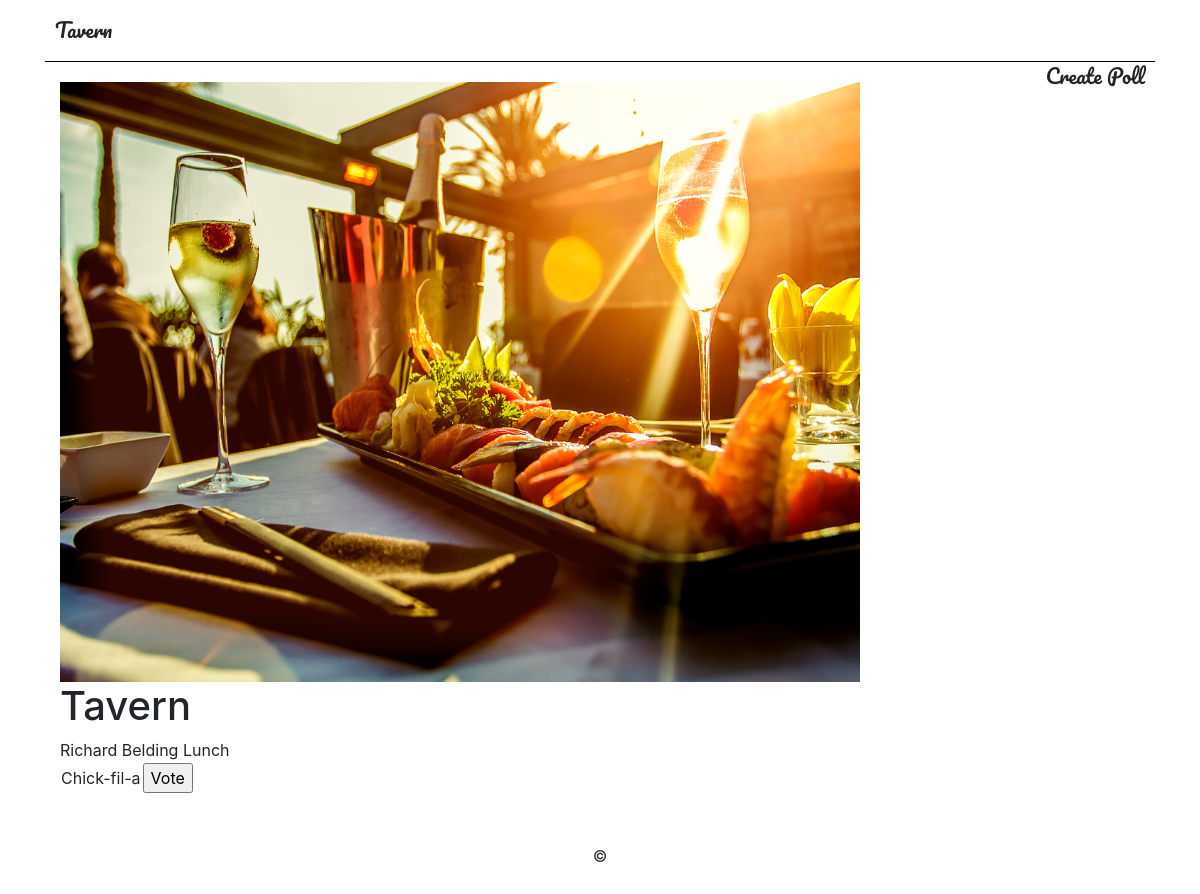
Page /7/ on the committed database.
### tavern/models.py (models this page shows, shortened)
class Lunch(models.Model):
    nickname = models.CharField(max_length=100, default='')
    user = models.CharField(max_length=100, default='')
    date = models.DateField(max_length=100, default=datetime.date.today)

class Location(models.Model):
    lunch = models.ForeignKey('tavern.Lunch', on_delete=models.CASCADE, null=True)
    restaurant_suggestions = models.CharField(max_length=100, null=True)
    votes = models.IntegerField(default=0)

### tavern/views.py (the view)
# urls.py: path('<int:pk>/', views.DetailView.as_view(), name='detail'),
class DetailView(TemplateView):
    template_name = 'detail.html'
    def get_context_data(self, **kwargs):
        lunch_pk = self.kwargs.get('pk')
        lunch = Lunch.objects.get(pk=lunch_pk)
        locations = Location.objects.filter(lunch__pk=lunch_pk)
        context = {
            'locations': locations,
            'lunch': lunch
        }
        return context

### tavern/templates/detail.html (shortened to what this page needs)
{% extends 'base.html' %}
{% block content %}
    {{ lunch.nickname }}
<table>
    {% for location in locations %}
     <tr>
        <td>{{ location.restaurant_suggestions }}</td>
         <td>
             <form action="http://127.0.0.1:8000/{{ lunch.id }}/vote/" method="post">
                 <input type="submit" name="submit_button" value="Vote">
             </form>
         </td>
     </tr>
    {% endfor %}
</table>
{% endblock %}

### rows in the picture
Lunch: nickname "Richard Belding Lunch"
Location: restaurant_suggestions "Chick-fil-a"
